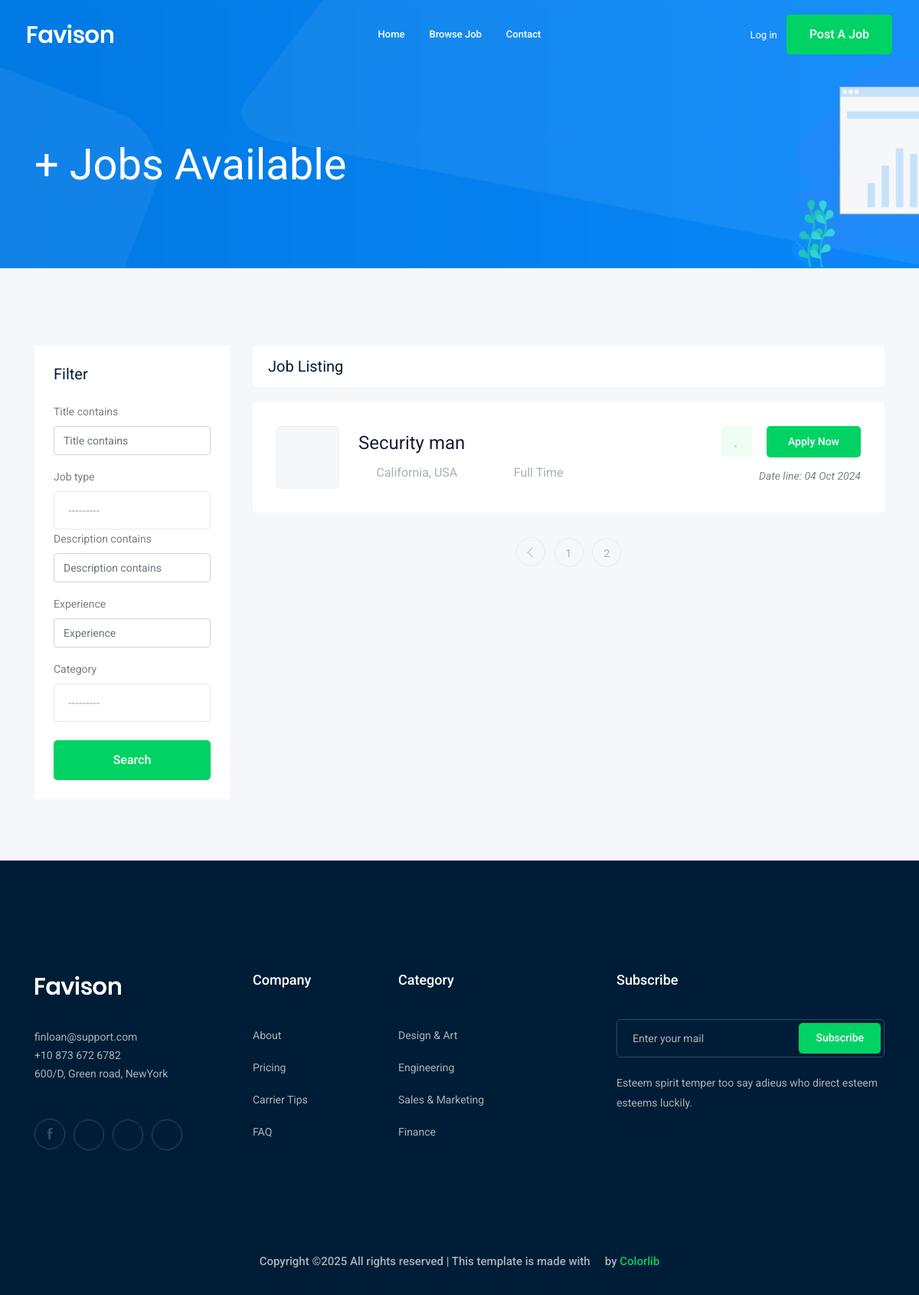
Before: /?page=2 with the older database file.
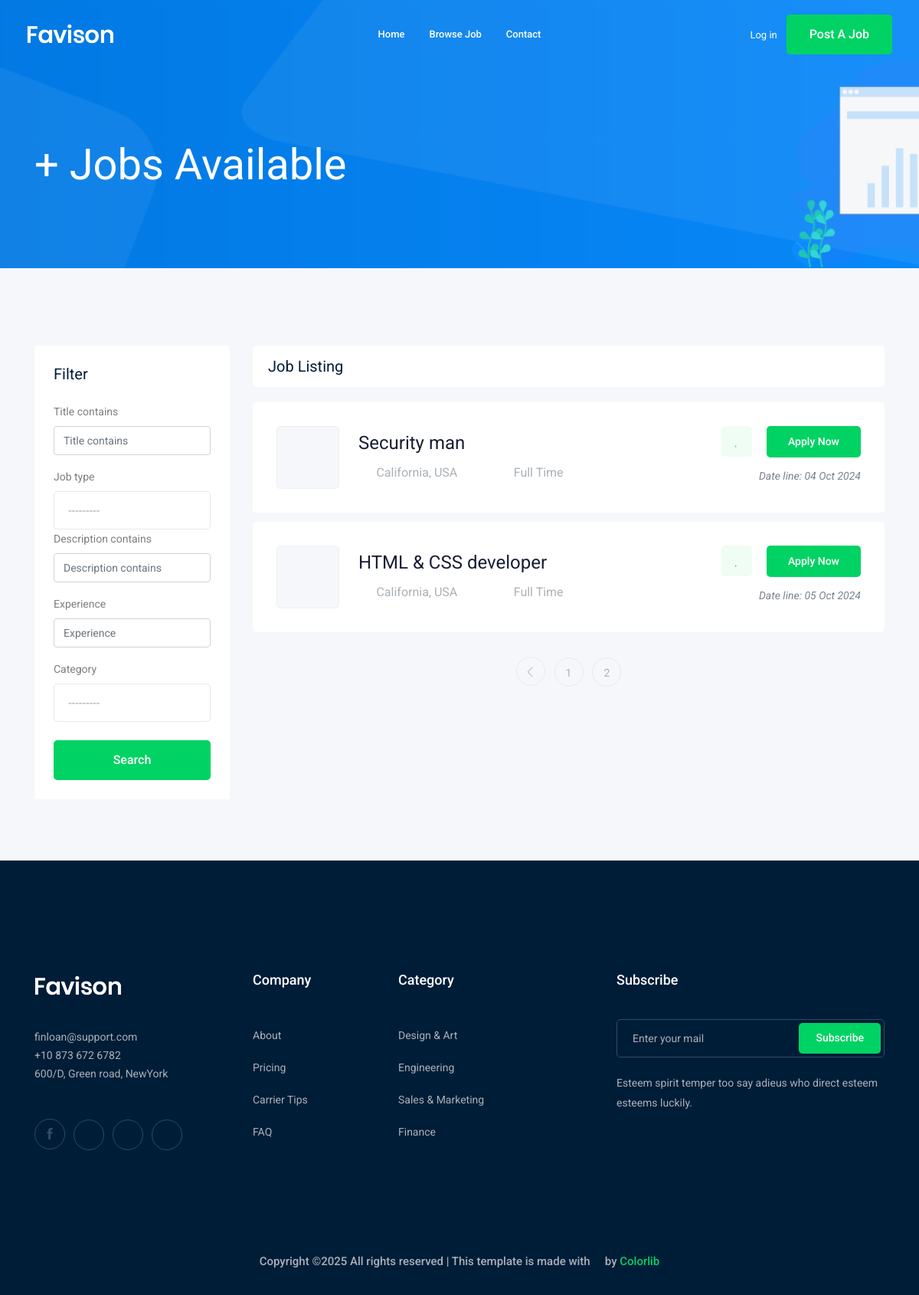
After: the same page with the newer database file.
### job/models.py (models this page shows, shortened)
class job(models.Model):
    owner = models.ForeignKey(User, related_name="job_owner", on_delete=models.CASCADE)
    title=models.CharField(max_length=100)
    slug=models.SlugField(null=True,blank=True)
    job_type=models.CharField(max_length=15, choices=job_type)
    description=models.TextField(max_length=1000)
    published_at=models.DateTimeField(auto_now=True)
    vacancy=models.IntegerField(default=1)
    salary=models.IntegerField(default=0)
    experience=models.IntegerField(default=1)
    category=models.ForeignKey(Category,on_delete=models.CASCADE)
    image=models.ImageField(upload_to=image_upload)
    def __str__(self):
        return self.title

### job/views.py (the view)
# urls.py: path('',views.job_list,name='job_list'),
def job_list(request):
    job_list=job.objects.all()
    myfilter=JobFilter(request.GET,queryset=job_list)
    job_list=myfilter.qs
    paginator=Paginator(job_list,3)
    page_number=request.GET.get('page')
    page_obj= paginator.get_page(page_number)
    cotext={'jobs':page_obj,'myfilter':myfilter}
    return render(request,"job/job_list.html",cotext)

### job/models.py (called while the page is built)
    def __str__(self):
        return self.name

### job/templates/job/job_list.html (shortened to what the changed rows need)
{% extends "base.html" %}
{% load django_bootstrap5 %}
{% block body %}
    <div class="job_listing_area plus_padding">
        <div class="container">
            <div class="row">
                <div class="col-lg-9">
                    <div class="job_lists m-0">
                        <div class="row">
                            {% for job in jobs %}
                            <div class="col-lg-12 col-md-12">
                                <div class="single_jobs white-bg d-flex justify-content-between">
                                    <div class="jobs_left d-flex align-items-center">
                                        <div class="thumb">
                                        </div>
                                        <div class="jobs_conetent">
                                            <a href="{% url 'jobs:job_details' job.slug %}"><h4>{{job}}</h4></a>
                                            <div class="links_locat d-flex align-items-center">
                                                <div class="location">
                                                    <p> <i class="fa fa-map-marker"></i> California, USA</p>
                                                </div>
                                                <div class="location">
                                                    <p> <i class="fa fa-clock-o"></i> {{job.job_type}}</p>
                                                </div>
                                            </div>
                                        </div>
                                    </div>
                                    <div class="jobs_right">
                                        <div class="apply_now">
                                            <a class="heart_mark" href="#"> <i class="fa fa-heart"></i> </a>
                                            <a href="{% url 'jobs:job_details' job.slug %}" class="boxed-btn3">Apply Now</a>
                                        </div>
                                        <div class="date">
                                            <p>Date line: {{ job.published_at|date:'d M o' }}</p>
                                        </div>
                                    </div>
                                </div>
                            </div>
                            {% endfor %}
                        </div>
                        <div class="row">
                            <div class="col-lg-12">
                                <div class="pagination_wrap">
                                    <ul>
                                        {% for i in jobs.paginator.page_range %}
                                            <li><a href="?page={{i}}"><span>{{i}}</span></a></li>
                                        {% endfor %}
                                    </ul>
                                </div>
                            </div>
                        </div>
                    </div>
                </div>
            </div>
        </div>
    </div>
{% endblock body %}

Changed rows visible on the page:
added job: title "HTML & CSS developer", job_type "Full Time", published_at "05 Oct 2024"
